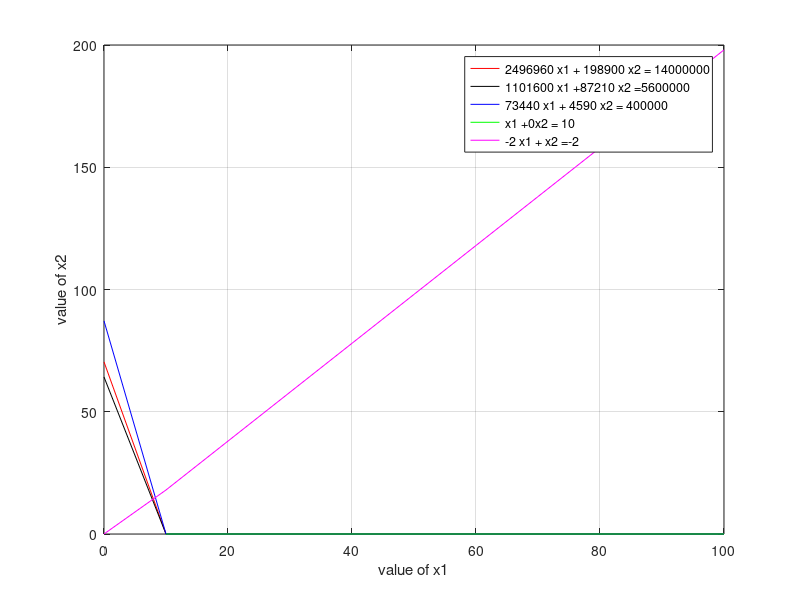

Reproduce this figure in MATLAB. (Note: this script raises an error after producing the figure.)
% Graphical method for lpp construction problem

format short

clc

%Input Parameters


C = [3672000  290700];
A = [2496960  198900;1101600 87210;73440 4590;1 0; -2 1];

b= [14000000; 5600000; 400000; 10; -2];


%Plotting the graph 

y1 = 0:10:100;
x21 = (b(1) - A(1,1).*y1)./A(1,2);
x22 = (b(2) - A(2,1).*y1)./A(2,2);
x23 = (b(3) - A(3,1).*y1)./A(3,2);
x24 = (b(4) - A(4,1).*y1)./A(4,2);
x25 = (b(5) - A(5,1).*y1)./A(5,2);

x21 = max(0,x21);
x22 = max(0,x22);
x23 = max(0,x23);
x24 = max(0,x24);
x25 = max(0,x25);


plot(y1,x21,'r',y1,x22,'k',y1,x23,'b',y1,x24,'g',y1,x25,'m')


xlabel('value of x1')
ylabel('value of x2')

legend('2496960 x1 + 198900 x2 = 14000000','1101600 x1 +87210 x2 =5600000','73440 x1 + 4590 x2 = 400000','x1 +0x2 = 10','-2 x1 + x2 =-2')

grid on

%Find corner point of the axes

cx1 = find(y1==0); %point with the x1 axis

c1 = find(x21==0); %point with the x2 axis

Line1 = [y1(:,[c1 cx1]); x21(:,[c1 cx1])]';

c2 = find(x22==0); %point with the x2 axis

Line2 = [y1(:,[c2 cx1]); x21(:,[c2 cx1])]';

c3 = find(x23==0); %point with the x2 axis

Line3 = [y1(:,[c3 cx1]); x21(:,[c3 cx1])]';

c4 = find(x24==0); %point with the x2 axis

Line4= [y1(:,[c4 cx1]); x21(:,[c4 cx1])]';

c5 = find(x25==0); %point with the x2 axis

Line5 = [y1(:,[c5 cx1]); x21(:,[c5 cx1])]';

corpt = unique([Line1;Line2;Line3;Line4;Line5],'rows')


%find point of intersection

HG =[0;0];

for i=1:size(A,1)
    hg1=A(i,:);
    
    b1=b(i,:);
    
    for j=i+1:size(A,1)
        hg2=A(j,:);
        b2=b(j,:);
        Aa = [hg1;hg2];
        Bb =[b1;b2];
        Xx=Aa\Bb;
        HG=[HG Xx];
    end
   
end

%intersection point

pt= HG';

%write all corner points
allpt =[pt;corpt];
points =unique(allpt,'rows');

%find feasible region
PT= out(points); %constraint
PT= unique(PT,'rows');


%Compute the objective function


for i=1:size(PT,1)
    
    Fx(i,:)=sum(PT(i,:).*C);
    
end

Vert_Fns = [PT Fx];

%find the optimal one

[fxval,indfx] = max(Fx);
  optval =Vert_Fns(indfx,:);
  
  OPTIMAL_BFS = array2table(optval)
  
  